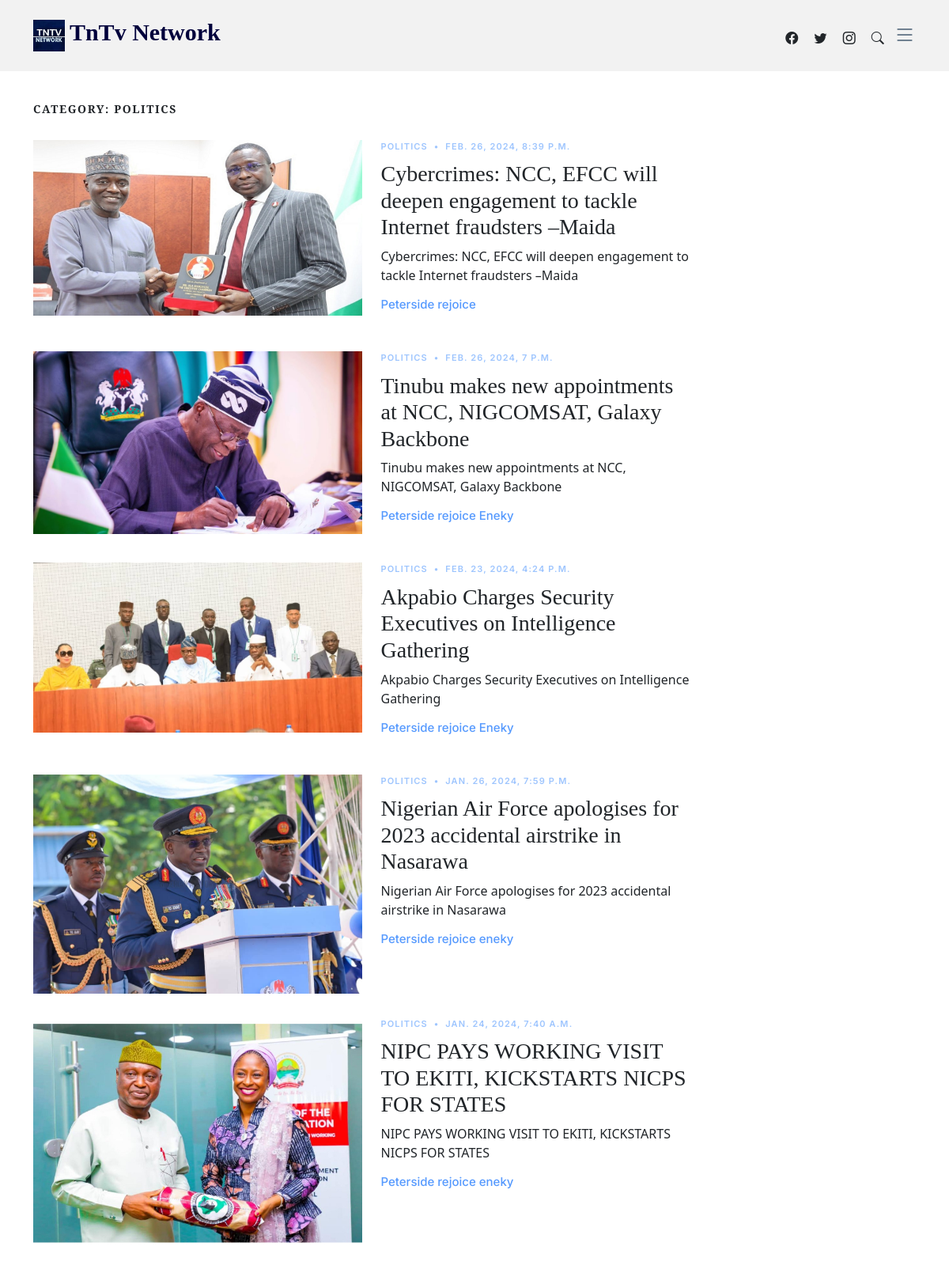
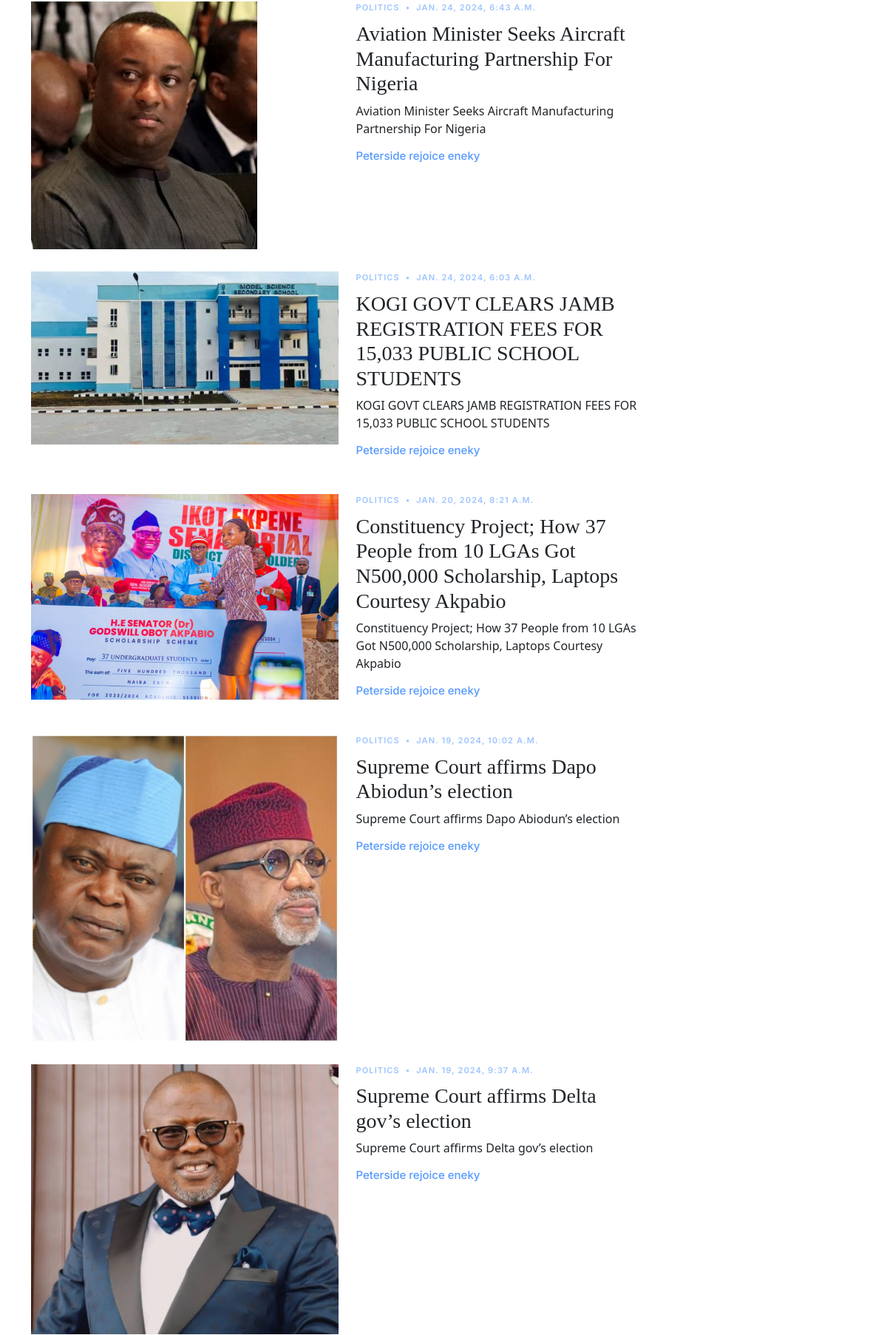
Page /category/Politics/ (upper part) on the committed database (2 pictures, top to bottom).
### home/models.py (models this page shows, shortened)
class Post(models.Model):
    heading = models.CharField(max_length=255)
    short_paragraph = models.CharField(max_length=300)
    cover_image = models.ImageField(upload_to='media')
    story = models.TextField()
    date = models.DateTimeField(auto_now=True)
    category = models.ForeignKey(Categories, on_delete=models.CASCADE)
    writer = models.CharField(max_length=50)

class Categories(models.Model):
    category_name = models.CharField(max_length=50)
    def __str__(self):
        return self.category_name

### home/views.py (the view)
# urls.py: path('category/<str:category>/', home.category),
def category(request,category):
    categories = Categories.objects.all()
    recentPosts = Post.objects.all().order_by('-date')[:4]
    singleCategory =  Post.objects.filter(category__category_name=category).order_by('-date')[:1]
    categoryPosts = Post.objects.filter(category__category_name=category).order_by('-date')
    categoryPaginator = Paginator(categoryPosts,10)
    page = request.GET.get('page')
    categoryPage = categoryPaginator.get_page(page)
    return render(request, 'category.html', {
        'category': categoryPage,
        'categories': categories,
        'singleCategory':singleCategory,
        'recentPosts':recentPosts
    })

### home/templates/category.html (shortened to what this page needs)
{%  extends 'layout.html' %}
{% load static %}
{% block content %}
  <main id="main">
    <section>
      <div class="container">
        <div class="row">
          <div class="col-md-9" data-aos="fade-up">
            {% for single in singleCategory %}
            <h3 class="category-title">Category: {{single.category}}</h3>
            {% endfor %}
            {% for cat in category %}
            <div class="d-md-flex post-entry-2 half">
              <a href="/post/{{cat.id}}" class="me-4 thumbnail">
                <img src="{{cat.cover_image.url}}" alt="" class="img-fluid">
              </a>
              <div>
                <div class="post-meta"><span class="date">{{cat.category}}</span> <span class="mx-1">&bullet;</span> <span>{{ cat.date}}</span></div>
                <h3><a href="/post/{{cat.id}}">{{ cat.heading }}</a></h3>
                <p>{{ cat.short_paragraph}}</p>
                <div class="d-flex align-items-center author">
                  <div class="name">
                    <h3 class="m-0 p-0">{{ cat.writer}}</h3>
                  </div>
                </div>
              </div>
            </div>
            {% endfor %}
          </div>
        </div>
      </div>
    </section>
  </main>
{% endblock %}

### home/static/assets/css/variables.css (style rules this page uses)
:root { --font-default: 'EB Garamond', system-ui, -apple-system, "Segoe UI", Roboto, "Helvetica Neue", Arial, "Noto Sans", "Liberation Sans", sans-serif, "Apple Color Emoji", "Segoe UI Emoji", "Segoe UI Symbol", "Noto Color Emoji"; --font-primary: 'EB Garamond', serif; --font-secondary: 'Inter', sans-serif; --color-default: #212529; --color-default-rgb: 33, 37, 41; --color-links: #212529; --color-links-hover: #15171a; --color-primary: #212529; --color-primary-light: #26282c; --color-primary-dark: #0b0c0e; --color-primary-rgb: 33, 37, 41; --color-primary-light-rgb: 38, 40, 44; --color-primary-dark-rgb: 11, 12, 14; --color-secondary: #596d80; --color-secondary-light: #8498aa; --color-secondary-dark: #404f5c; --color-secondary-rgb: 89, 109, 128; --color-secondary-light-rgb: 132, 152, 170; --color-secondary-dark-rgb: 64, 79, 92; --color-blue: #0d6efd; --color-blue-rgb: 13, 110, 253; --color-indigo: #6610f2; --color-indigo-rgb: 102, 16, 242; --color-purple: #6f42c1; --color-purple-rgb: 111, 66, 193; --color-pink: #f3268c; --color-pink-rgb: 243, 38, 140; --color-red: #df1529; --color-red-rgb: 223, 21, 4; --color-orange: #fd7e14; --color-orange-rgb: 253, 126, 20; --color-yellow: #ffc107; --color-yellow-rgb: 255, 193, 7; --color-green: #059652; --color-green-rgb: 5, 150, 82; --color-teal: #20c997; --color-teal-rgb: 32, 201, 151; --color-cyan: #0dcaf0; --color-cyan-rgb: 13, 202, 240; --color-white: #ffffff; --color-white-rgb: 255, 255, 255; --color-gray: #6c757d; --color-gray-rgb: 108, 117, 125; --color-black: #000000; --color-black-rgb: 0, 0, 0; }
:root { --bs-blue: var(--color-blue); --bs-indigo: var(--color-indigo); --bs-purple: var(--color-purple); --bs-pink: var(--color-pink); --bs-red: var(--color-red); --bs-orange: var(--color-orange); --bs-yellow: var(--color-yellow); --bs-green: var(--color-green); --bs-teal: var(--color-teal); --bs-cyan: var(--color-cyan); --bs-white: var(--color-white); --bs-gray: var(--color-gray); --bs-gray-dark: #343a40; --bs-gray-100: #f8f9fa; --bs-gray-200: #e9ecef; --bs-gray-300: #dee2e6; --bs-gray-400: #ced4da; --bs-gray-500: #adb5bd; --bs-gray-600: #6c757d; --bs-gray-700: #495057; --bs-gray-800: #343a40; --bs-gray-900: #212529; --bs-primary: var(--color-blue); --bs-secondary: var(--color-blue); --bs-success: #198754; --bs-info: #0dcaf0; --bs-warning: #ffc107; --bs-danger: #dc3545; --bs-light: #f8f9fa; --bs-dark: #212529; --bs-primary-rgb: var(--color-primary-rgb); --bs-secondary-rgb: var(--color-secondary-rgb); --bs-success-rgb: 25, 135, 84; --bs-info-rgb: 13, 202, 240; --bs-warning-rgb: 255, 193, 7; --bs-danger-rgb: 220, 53, 69; --bs-light-rgb: 248, 249, 250; --bs-dark-rgb: 33, 37, 41; --bs-white-rgb: var(--color-white-rgb); --bs-black-rgb: var(--color-black-rgb); --bs-body-color-rgb: var(--color-default-rgb); --bs-body-bg-rgb: 255, 255, 255; --bs-font-sans-serif: var(--font-default); --bs-font-monospace: SFMono-Regular, Menlo, Monaco, Consolas, "Liberation Mono", "Courier New", monospace; --bs-gradient: linear-gradient(180deg, rgba(255, 255, 255, 0.15), rgba(255, 255, 255, 0)); --bs-body-font-family: var(--font-default); --bs-body-font-size: 1rem; --bs-body-font-weight: 400; --bs-body-line-height: 1.5; --bs-body-color: var(--color-default); --bs-body-bg: #fff; }

### rows in the picture
Post: category "POLITICS", cover_image (picture), date "FEB. 26, 2024, 8:39 P.M.", heading "Cybercrimes: NCC, EFCC will deepen engagement to tackle Internet fraudsters –Maida", short_paragraph "Cybercrimes: NCC, EFCC will deepen engagement to tackle Internet fraudsters –Maida", writer "Peterside rejoice"
Post: cover_image (picture), category "POLITICS", date "FEB. 26, 2024, 7 P.M.", heading "Tinubu makes new appointments at NCC, NIGCOMSAT, Galaxy Backbone", short_paragraph "Tinubu makes new appointments at NCC, NIGCOMSAT, Galaxy Backbone", writer "Peterside rejoice Eneky"
Post: cover_image (picture), category "POLITICS", date "FEB. 23, 2024, 4:24 P.M.", heading "Akpabio Charges Security Executives on Intelligence Gathering", short_paragraph "Akpabio Charges Security Executives on Intelligence Gathering", writer "Peterside rejoice Eneky"
Post: cover_image (picture), category "POLITICS", date "JAN. 26, 2024, 7:59 P.M.", heading "Nigerian Air Force apologises for 2023 accidental airstrike in Nasarawa", short_paragraph "Nigerian Air Force apologises for 2023 accidental airstrike in Nasarawa", writer "Peterside rejoice eneky"
Post: cover_image (picture), category "POLITICS", date "JAN. 24, 2024, 7:40 A.M.", heading "NIPC PAYS WORKING VISIT TO EKITI, KICKSTARTS NICPS FOR STATES", short_paragraph "NIPC PAYS WORKING VISIT TO EKITI, KICKSTARTS NICPS FOR STATES", writer "Peterside rejoice eneky"
Post: cover_image (picture), category "POLITICS", date "JAN. 24, 2024, 6:43 A.M.", heading "Aviation Minister Seeks Aircraft Manufacturing Partnership For Nigeria", short_paragraph "Aviation Minister Seeks Aircraft Manufacturing Partnership For Nigeria", writer "Peterside rejoice eneky"
Post: cover_image (picture), category "POLITICS", date "JAN. 24, 2024, 6:03 A.M.", heading "KOGI GOVT CLEARS JAMB REGISTRATION FEES FOR 15,033 PUBLIC SCHOOL STUDENTS", short_paragraph "KOGI GOVT CLEARS JAMB REGISTRATION FEES FOR 15,033 PUBLIC SCHOOL STUDENTS", writer "Peterside rejoice eneky"
Post: cover_image (picture), category "POLITICS", date "JAN. 20, 2024, 8:21 A.M.", heading "Constituency Project; How 37 People from 10 LGAs Got N500,000 Scholarship, Laptops Courtesy Akpabio", short_paragraph "Constituency Project; How 37 People from 10 LGAs Got N500,000 Scholarship, Laptops Courtesy Akpabio", writer "Peterside rejoice eneky"
Post: cover_image (picture), category "POLITICS", date "JAN. 19, 2024, 10:02 A.M.", heading "Supreme Court affirms Dapo Abiodun’s election", short_paragraph "Supreme Court affirms Dapo Abiodun’s election", writer "Peterside rejoice eneky"
Post: cover_image (picture), category "POLITICS", date "JAN. 19, 2024, 9:37 A.M.", heading "Supreme Court affirms Delta gov’s election", short_paragraph "Supreme Court affirms Delta gov’s election", writer "Peterside rejoice eneky"
